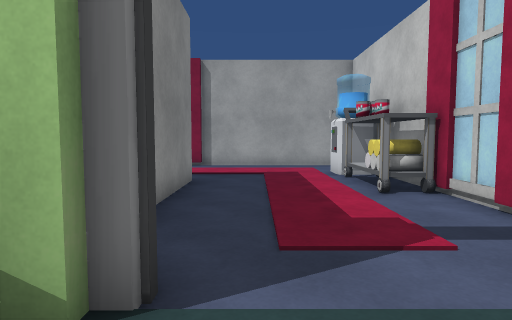
View 1 (above)

22 first-person views from a walk through a 3-D level made in the Unity game engine. The camera is 1.2 m above the floor, tilts 4° down and sees 75° across. Doors are open. The floor is counted in squares, 1 m on a side. Each view is taken from the middle of a square. On the plan, view 1 faces up. The plan holds only what a view shows up to about 14 squares ahead; the rest is blank. The place goes on beyond the plan. Some surface patterns are stand-ins.

View 2
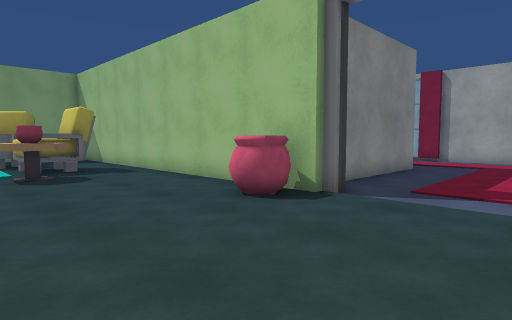

View 3
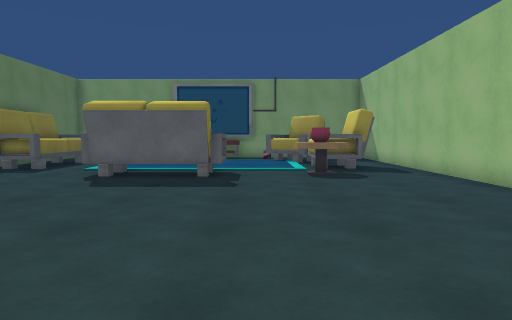

View 4
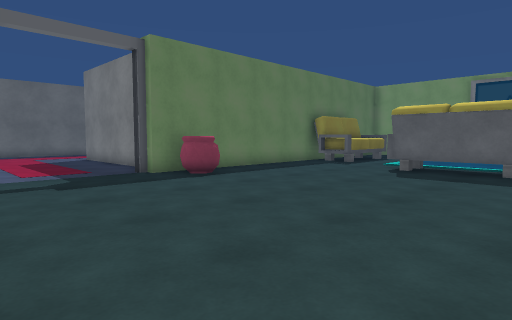

View 5
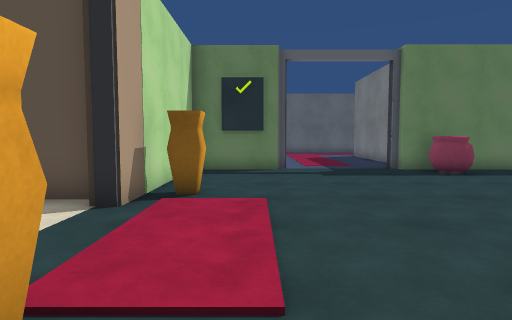

View 6
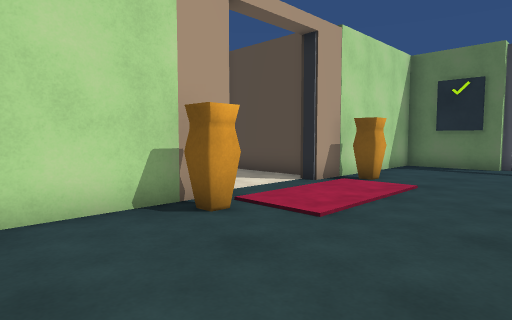

View 7
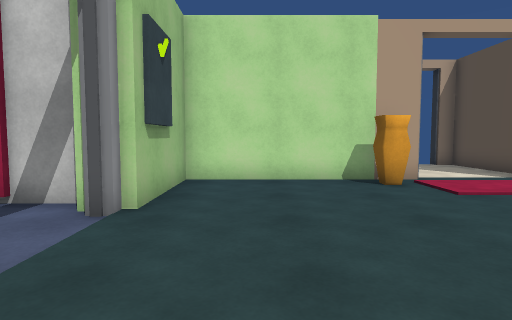

View 8
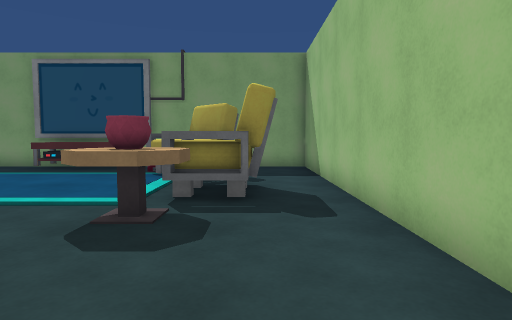

View 9
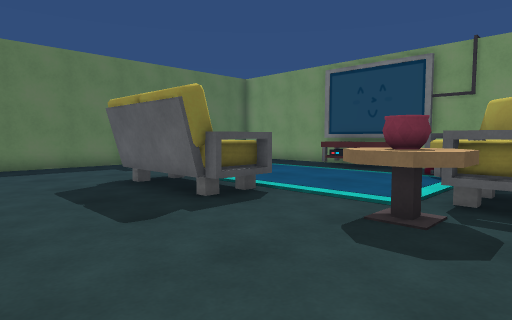

View 10
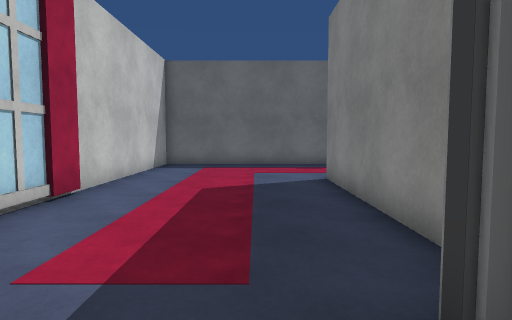

View 11
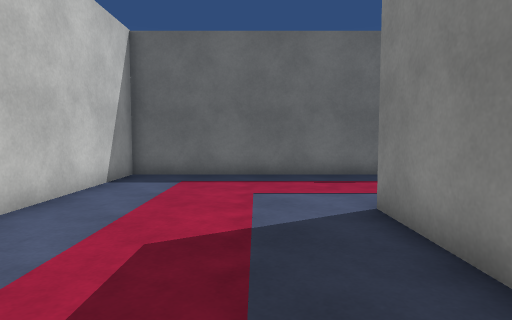

View 12
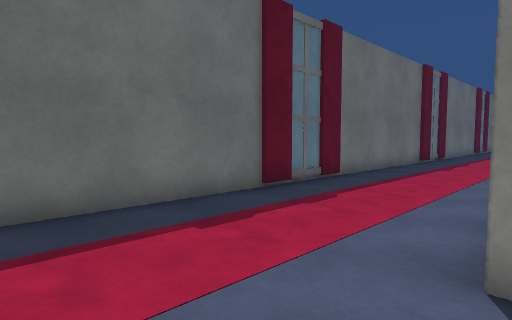

View 13
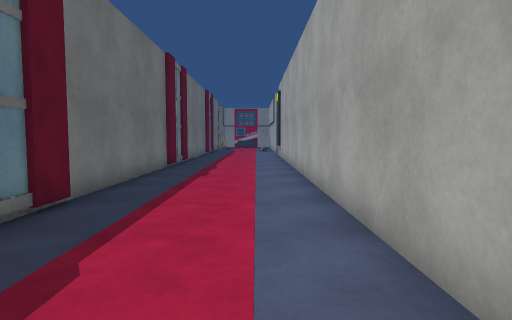

View 14
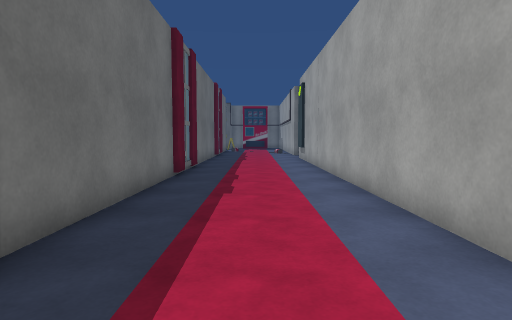

View 15
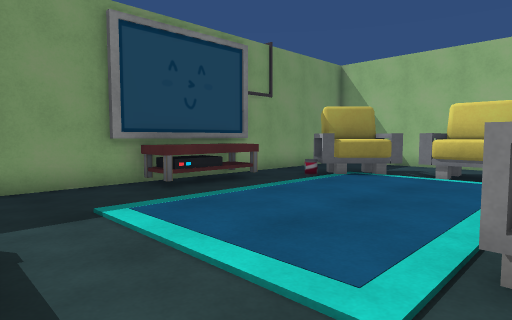

View 16
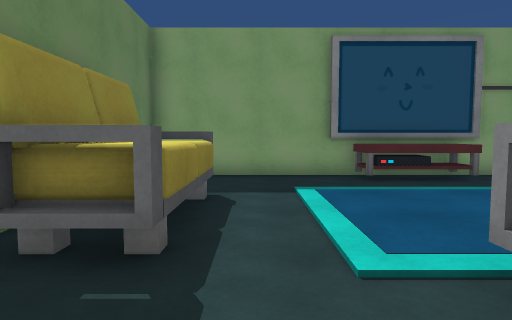

View 17
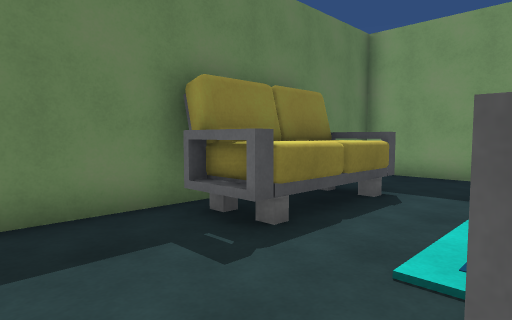

View 18
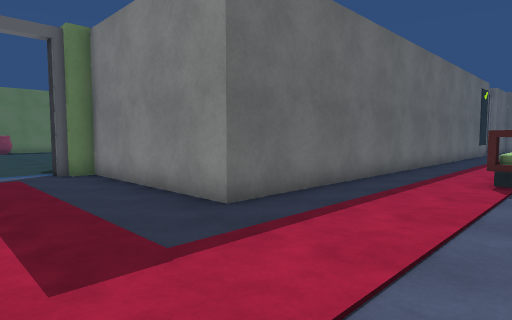

View 19
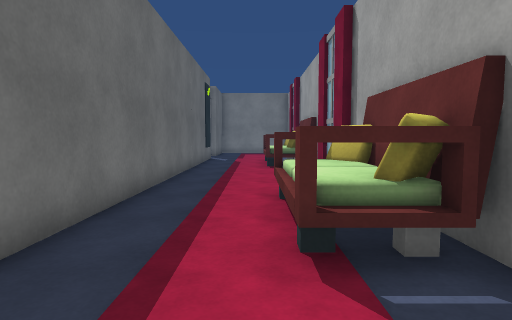

View 20
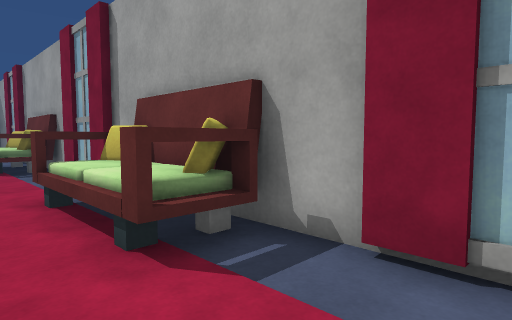

View 21
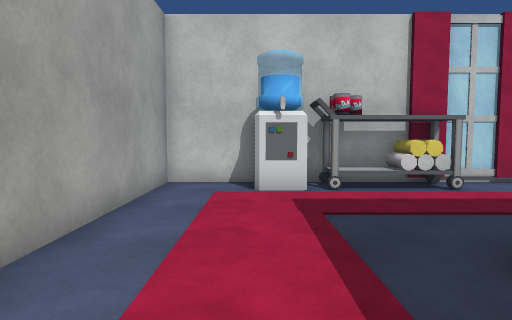

View 22
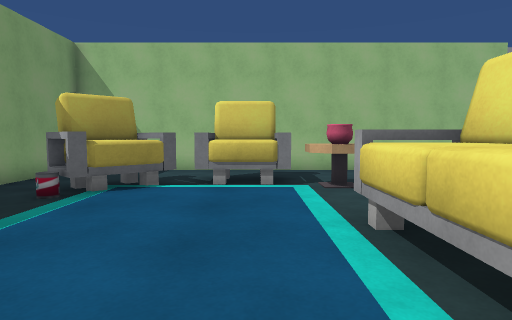

### Floor plan
Points are (right, up) in squares from view 1. A wall is a line through its corners. A room is listed if a view was taken in it or the views show most of it. See-through windows are left out.
Room 1 (views 1, 2, 3, 4, 5, 6, 7, 8, 9, 10, 15, 16, 17, 22)
walls: (-1.8, -12.6) (-1, -12.9) (-1, -13.6); (-1.3, 0.8) (-2.2, 0.5); (-1.5, 1.5) (-1.5, 0.5); (-1.1, 2) (-16.4, 2) (-16.4, -5.6); (-9.5, -14.2) (-0.4, -14.2) (-0.4, -14.6); (-16.2, -7.4) (-16.2, -8.8); (6.1, -3.8) (6.1, -3.1) (6.8, -3.1); (-16.2, -4.1) (-16.2, -5.6); (-16.4, -7.4) (-16.4, -14.2) (-14, -14.2); (6.1, -9.4) (6.1, -8.7) (6.8, -8.7); (3.8, -14.6) (4.1, -14.6) (4.1, -14.2) (7.3, -14.2) (7.3, -7.6); (7.3, -4.6) (7.3, 2) (3.2, 2)
low walls: (-1.7, -12.5) (-1.1, -12.7); (-1.8, -12.6) (-1.4, -12.6); (-1.8, -12.6) (-1.5, -12.5); (-1.5, 0.5) (-2.1, 0.5) (-2.4, 0.6); (-2.1, -12.9) (-1.6, -12.5) (-1, -12.9) (-0.9, -13.3); (-1.4, 0.6) (-2, 0.4); (-1.2, -12.6) (-1, -12.9); (-1.3, 1) (-1.6, 0.5); (-1.4, 1.4) (-1.4, 0.8); (-1.5, 1.6) (-1.3, 0.9) (-1.9, 0.4)
ways out: open door at (2, -15) to room 2; open door at (1.3, 2.3) to room 3; open door at (7.5, -6)
objects: other object (-16, -8) to (-15, -5); other object (-15, -3) to (-12, -1); other object (-13, -14) to (-9, -12); other object (-11, -2) to (-10, 0); other object (-9, -3) to (-7, -1); other object (-8, -9) to (-7, -5); other object (5, -8) to (6, -5)
Room 2 (views 11, 12, 13, 14)
walls: (-2.9, -22.5) (-18, -22.5); (-3.8, -27.5) (4.9, -27.5) (4.9, -20.4); (-1, -16.5) (-1, -22.6); (-14.2, -27.5) (-7.2, -27.5)
ways out: open door at (2, -15) to room 1
Room 3 (views 18, 19, 20, 21)
walls: (-5.8, 14.4) (-7.6, 14.4); (-11.4, 14.4) (-12.6, 14.4); (2.8, 8.4) (3.9, 8.4); (2.7, 7.4) (2.7, 8.5); (-1.3, 2.7) (-0.8, 2.7) (-0.8, 2.2); (3.8, 10.8) (2.7, 10.8) (2.7, 12); (3.9, 7.6) (3, 7.6); (4.1, 7.8) (4.1, 14.4) (-1.9, 14.4); (-18.1, 9.4) (-1.8, 9.4) (-1.8, 3) (-1.1, 3); (4.1, 3.3) (4.1, 4.6)
low walls: (2.7, 8.5) (3.8, 8.5); (3.9, 7.4) (2.7, 7.4)
ways out: open door at (1.3, 2.3) to room 1
objects: other object (-18, 13) to (-17, 14); other object (-15, 14); other object (-13, 14); other object (-11, 13) to (-7, 14); other object (-5, 14); other object (-3, 14); other object (3, 7); other object (3, 10); other object (4, 7); other object (4, 10)

Where each view was taken, in squares from view 1:
view 1: 0 up, 0 right, facing up
view 2: 4 down, 3 right, facing up-left
view 3: 4 down, 3 right, facing left
view 4: 4 down, 5 right, facing down-left
view 5: 2 down, 5 right, facing down
view 6: 0 up, 2 right, facing down-right
view 7: 0 up, 2 left, facing right
view 8: 0 up, 3 left, facing left
view 9: 0 up, 3 left, facing down-left
view 10: 13 down, 1 right, facing down
view 11: 17 down, 1 right, facing down
view 12: 22 down, 2 right, facing down-left
view 13: 24 down, 1 left, facing left
view 14: 25 down, 4 left, facing left
view 15: 12 down, 8 left, facing up-left
view 16: 11 down, 6 left, facing left
view 17: 9 down, 6 left, facing down-left
view 18: 14 up, 2 right, facing down-left
view 19: 12 up, 4 left, facing left
view 20: 11 up, 4 left, facing up-left
view 21: 12 up, 5 left, facing right
view 22: 10 down, 10 left, facing up
